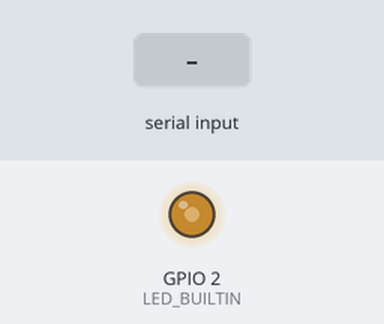
A sketch run on a simulated ESP32. Parts: output pins drawn as LEDs (lit = HIGH). The test bench sets the inputs (shaded band). What the sketch prints to the serial monitor is not drawn.

Above: at 1.2 s.
1.3 s: "90,45\n" received over Serial
At 2.8 s:
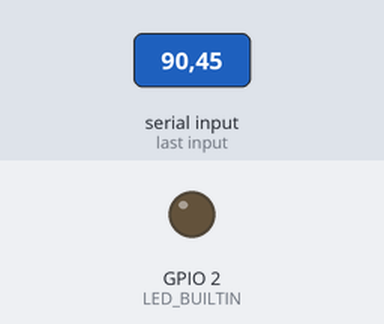
3.8 s: "30,150\n" received over Serial
At 4.6 s:
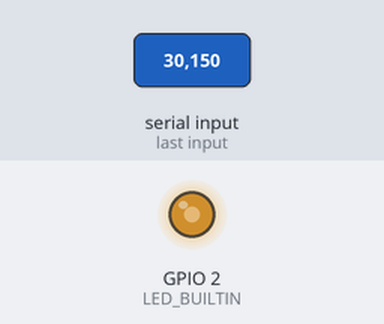
6.3 s: "200\n" received over Serial
At 7.0 s:
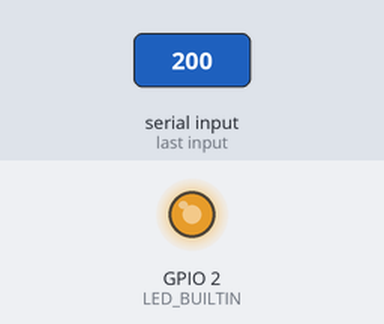
Timing chart, 0 to 9.3 s (numbered marks = the images above; inputs shaded):
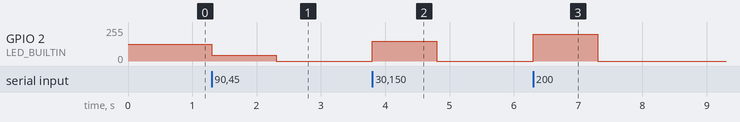

Measured:
- after the input at 1.3 s, GPIO 2 (LED_BUILTIN): 127/255 → 45/255 at once, → 0/255 1.0 s later
- after the input at 3.8 s, GPIO 2 (LED_BUILTIN): 0/255 → 150/255 at once, → 0/255 1.0 s later
- after the input at 6.3 s, GPIO 2 (LED_BUILTIN): 0/255 → 200/255 at once, → 0/255 1.0 s later

The sketch:

PWM.ino
```cpp
// 项目: PWM.ino
//
void setup()
{
    // 串口初始化
    Serial.begin(115200);
    // 设置 PWM 引脚为输出模式
    pinMode(LED_BUILTIN, OUTPUT);
    // 设置 PWM 占空比为 50%
    analogWrite(LED_BUILTIN, 127); // 127 是 50% 的占空比 (0-255)
}

void loop()
{
    // 串口控制PWM
    if (Serial.available() > 0)
    {
        int value = Serial.parseInt(); // 从串口读取整数值
        if (value >= 0 && value <= 255)
        {
            analogWrite(LED_BUILTIN, value); // 设置 PWM 占空比
        }
        Serial.printf("PWM Value Set To: %d", value); // 输出当前设置的 PWM 值
    }
}
```
